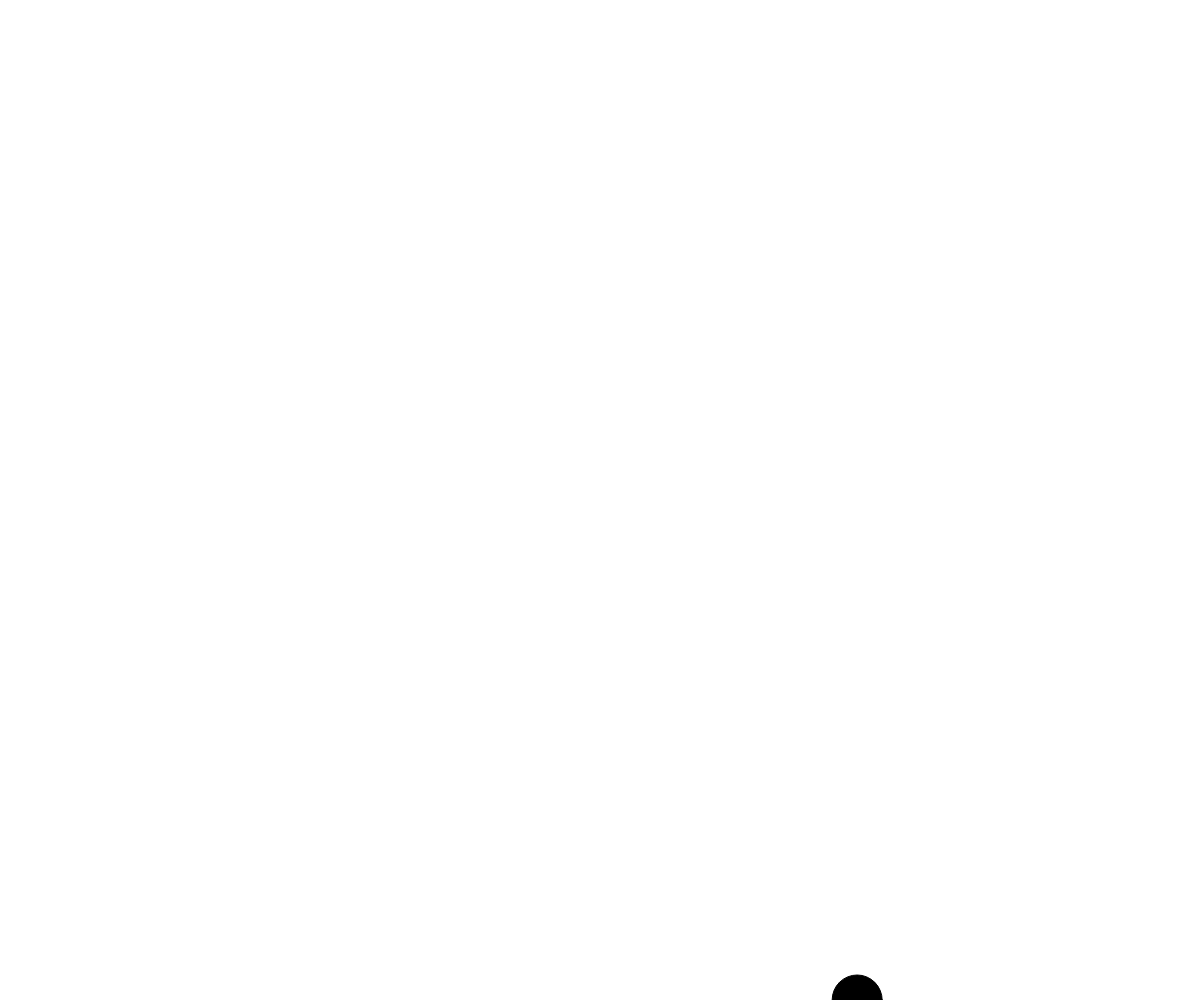
Frame 1 (no input)
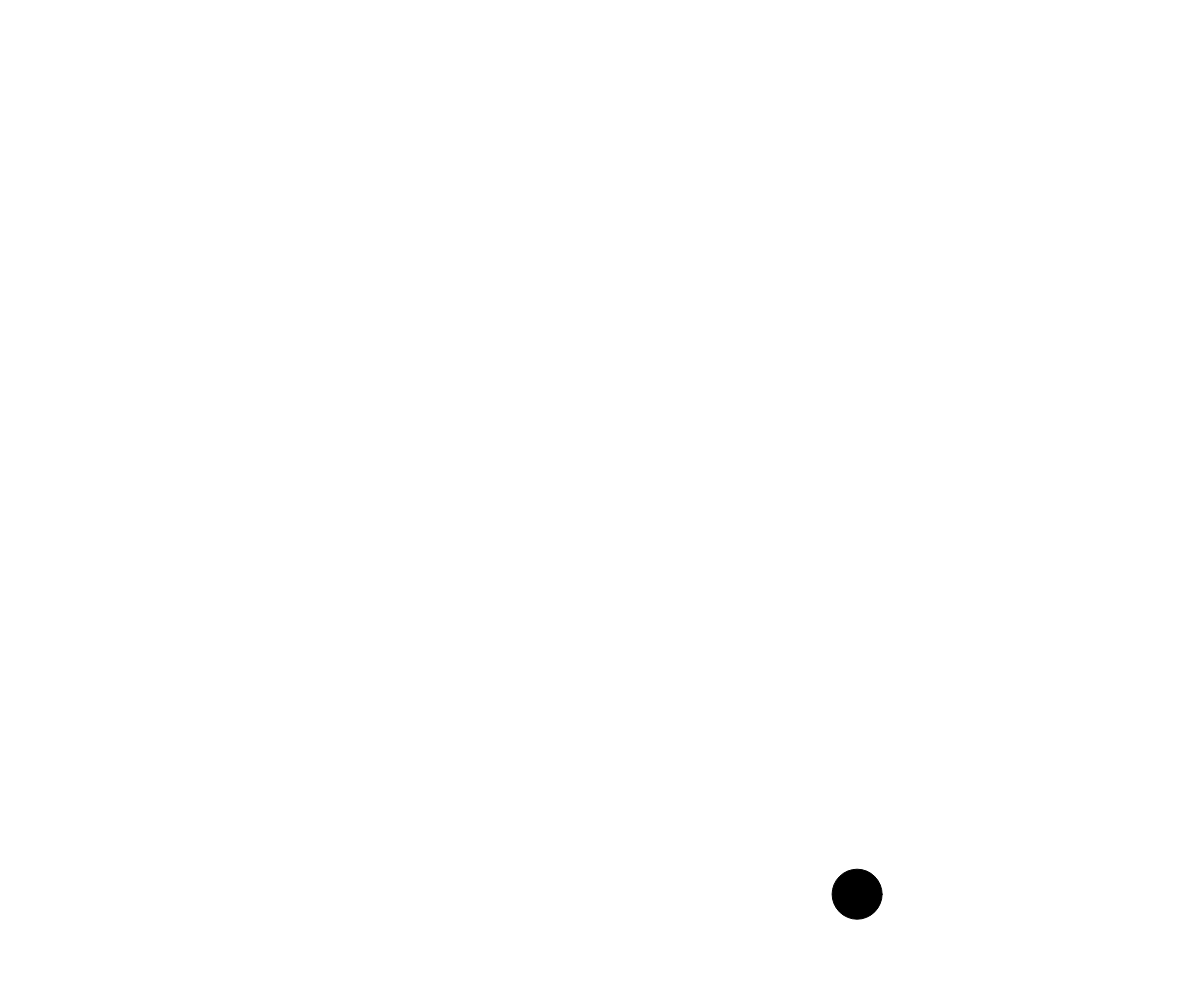
Frame 60 (no input)
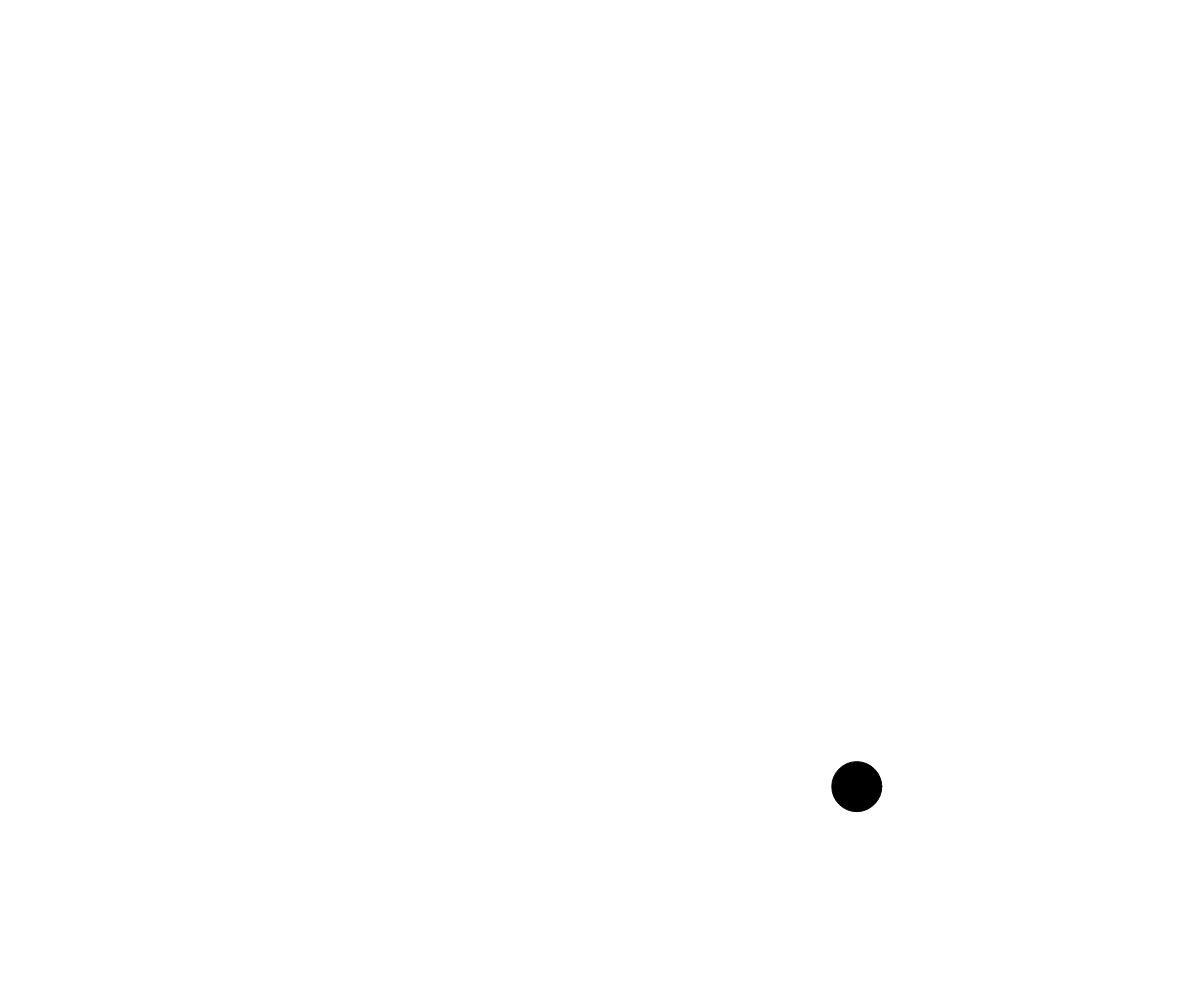
Frame 120 (the mouse pressed at the canvas centre since frame 60)

The p5.js sketch that drew these frames (run headless with seeded random() and noise() and a simulated clock; from frame 60 on, the mouse is pressed at the canvas centre):

// p5.js sketch
// ── sketch.js
let myBubble;
function setup() {
  createCanvas(windowWidth, windowHeight);
  myBubble = new Bubble(random(width), height, 25);
}

function draw() {
  background(255);
  myBubble.display();
  myBubble.move();
}

class Bubble {
  constructor(x,y){
    this.x = x;
    this.y = y;
    this.radius = 50;
    this.dy = random(-2, -1);
    this.bubbleTimer = new Timer(1000);
    this.topHasBeenTouched = false;
  }
  display(){
    if (!this.bubbleTimer.isDone()){
      fill(0);
      ellipse(this.x,this.y,this.radius,this.radius);
    }

  }
  move() {
    if (this.y > 0 + this.radius) {
      this.y += this.dy;
    }
    else {
      if (!this.topHasBeenTouched){
        this.y = 0 + this.radius;
        this.bubbleTimer.start();
      }
      else {
        this.topHasBeenTouched = true;
      }
    }
    this.x += random(-0.25, 0.25);
  }
}


class Timer {
  constructor(waitTime) {
    this.waitTime = waitTime;
    // this.startTime = millis();
    // this.finishTime = this.startTime + this.waitTime;
    this.isFinished = false;
  }

  start(){
    this.startTime = millis();
    this.finishTime = this.startTime + this.waitTime;
    this.isFinished = false;
  }

  reset(newWaitTime) {
    this.waitTime = newWaitTime;
    this.startTime = millis();
    this.finishTime = this.startTime + this.waitTime;
    this.isFinished = false;
  }
  isDone() {
    if (millis() >= this.finishTime) {
      return true;
    }
    else {
      return false;
    }
  }
}
